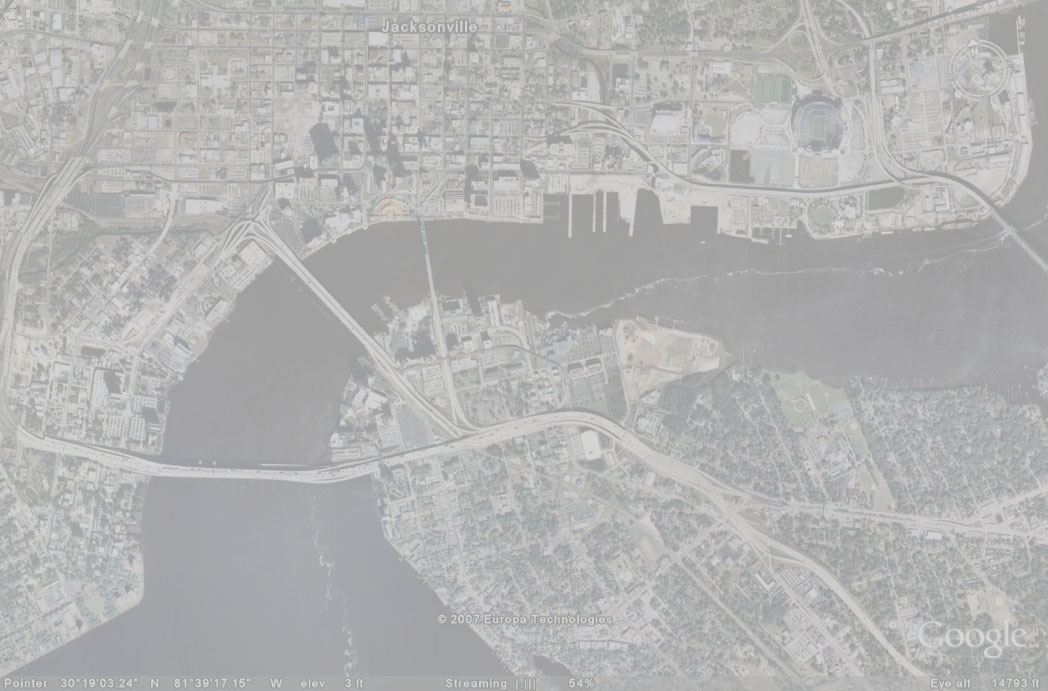
#> input picture input_sat_image.jpg, 1048 x 691 px
$ jupyter execute task_1.ipynb
#> lines starting #> are read from the running program, lines starting #| are printed output that depends on the picture
## Task 1 - Image Enhancement

a) Visualize the initial image and the corresponding histogram (figure, imshow, imhist...).

[cell 1]
from matplotlib import pyplot as plt
import cv2
import numpy as np

[cell 2]
#read image and show
img = cv2.imread("input_sat_image.jpg")
#> img is the input picture: shape (691, 1048, 3); mean B, G, R 178.8, 179.2, 178.9
plt.imshow(img)
plt.show()
img.shape
#> Out = (691, 1048, 3)

[cell 3]
img=cv2.imread("input_sat_image.jpg",cv2.IMREAD_GRAYSCALE)
#> img: shape (691, 1048); min 145, max 226, mean 179.1
img.shape
histogram = cv2.calcHist([img],[0],None,[255],[0,249])
#> histogram = 255 values, max 35509 at index 166, min 0 at index 0, mean 2839.9
plt.plot(histogram)
plt.show()
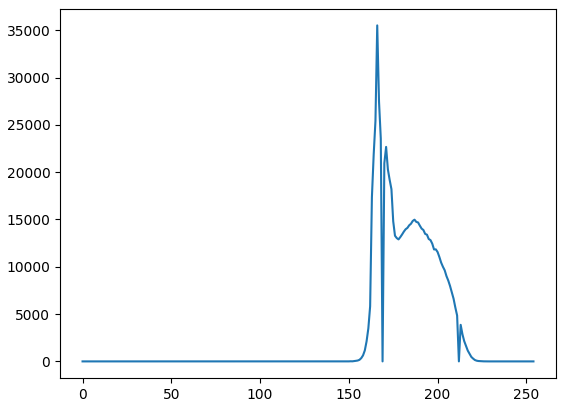
#> figure drawn by matplotlib, 1 panel; curve peaks at x = 166, y = 35509

[cell 4]
img=cv2.cvtColor(img,cv2.COLOR_BGR2RGB)
#> img: shape (691, 1048, 3)
plt.hist(img.ravel(), bins=255, range=(0, 249))
plt.title('Histogram of Initial Image')
plt.xlabel('Pixel Intensity')
plt.ylabel('Frequency')
plt.show()
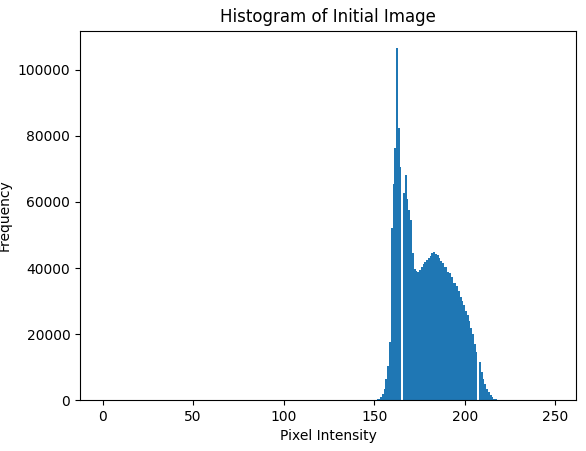
#> figure drawn by matplotlib, 1 panel; tallest bar 106527 high, from x = 162.1 to 163.1

plt.savefig("After Streched Image")

#### b) The histogram of the initial grayscale image shows the pixel intensities are clustered around the middle of the 150-255 intensity range, with a peak around 160. This indicates that the image has low contrast, as most of the pixel values are concentrated in a narrow range.

 c) Enhance the image using contrast stretching (self-written code; built-in min, max are allowed).

[cell 5]
# Calculate minimum and maximum pixel values
min_val=np.min(img)
#> min_val = 145
max_val=np.max(img)
#> max_val = 226

#vectorized operations
contrast_stretching= np.zeros_like(img)
# Perform contrast stretching
contrast_stretching = 255*((img - min_val)/ (max_val - min_val))
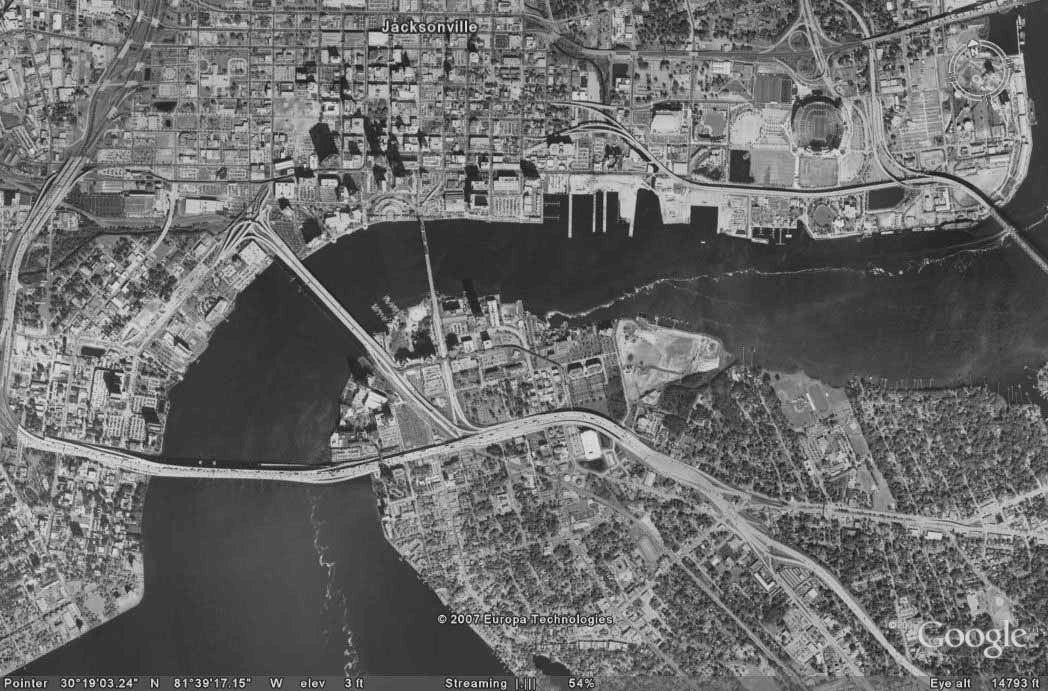
#> contrast_stretching: shape (691, 1048, 3) float64; min 0, max 255, mean 107.3


# Round the pixel values to the nearest integer
contrast_stretching = np.round(contrast_stretching)

#pixel values to the range [0, 255]
contrast_stretching = np.clip(contrast_stretching, 0, 255)
contrast_stretching = contrast_stretching.astype('uint8')

plt.figure()
plt.hist(contrast_stretching.ravel(), bins=255, range=(0, 256))
plt.title('Enhanced Image Histogram')
plt.xlabel('Pixel Intensity')
plt.ylabel('Frequency')
plt.show()
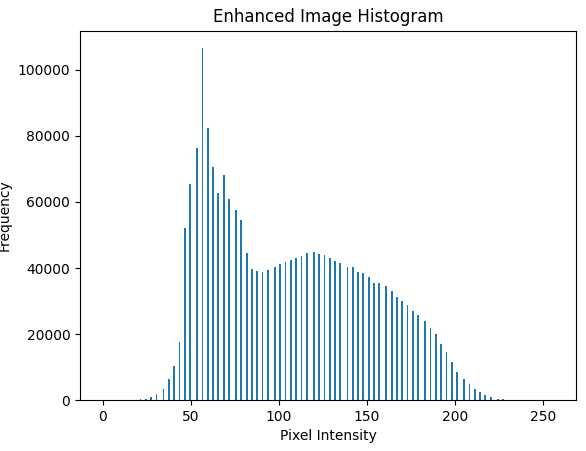
#> figure drawn by matplotlib, 1 panel; tallest bar 106527 high, from x = 56.22 to 57.22
plt.figure()
plt.imshow(contrast_stretching, cmap='gray')
plt.title("Enhanced Image")
plt.show()
